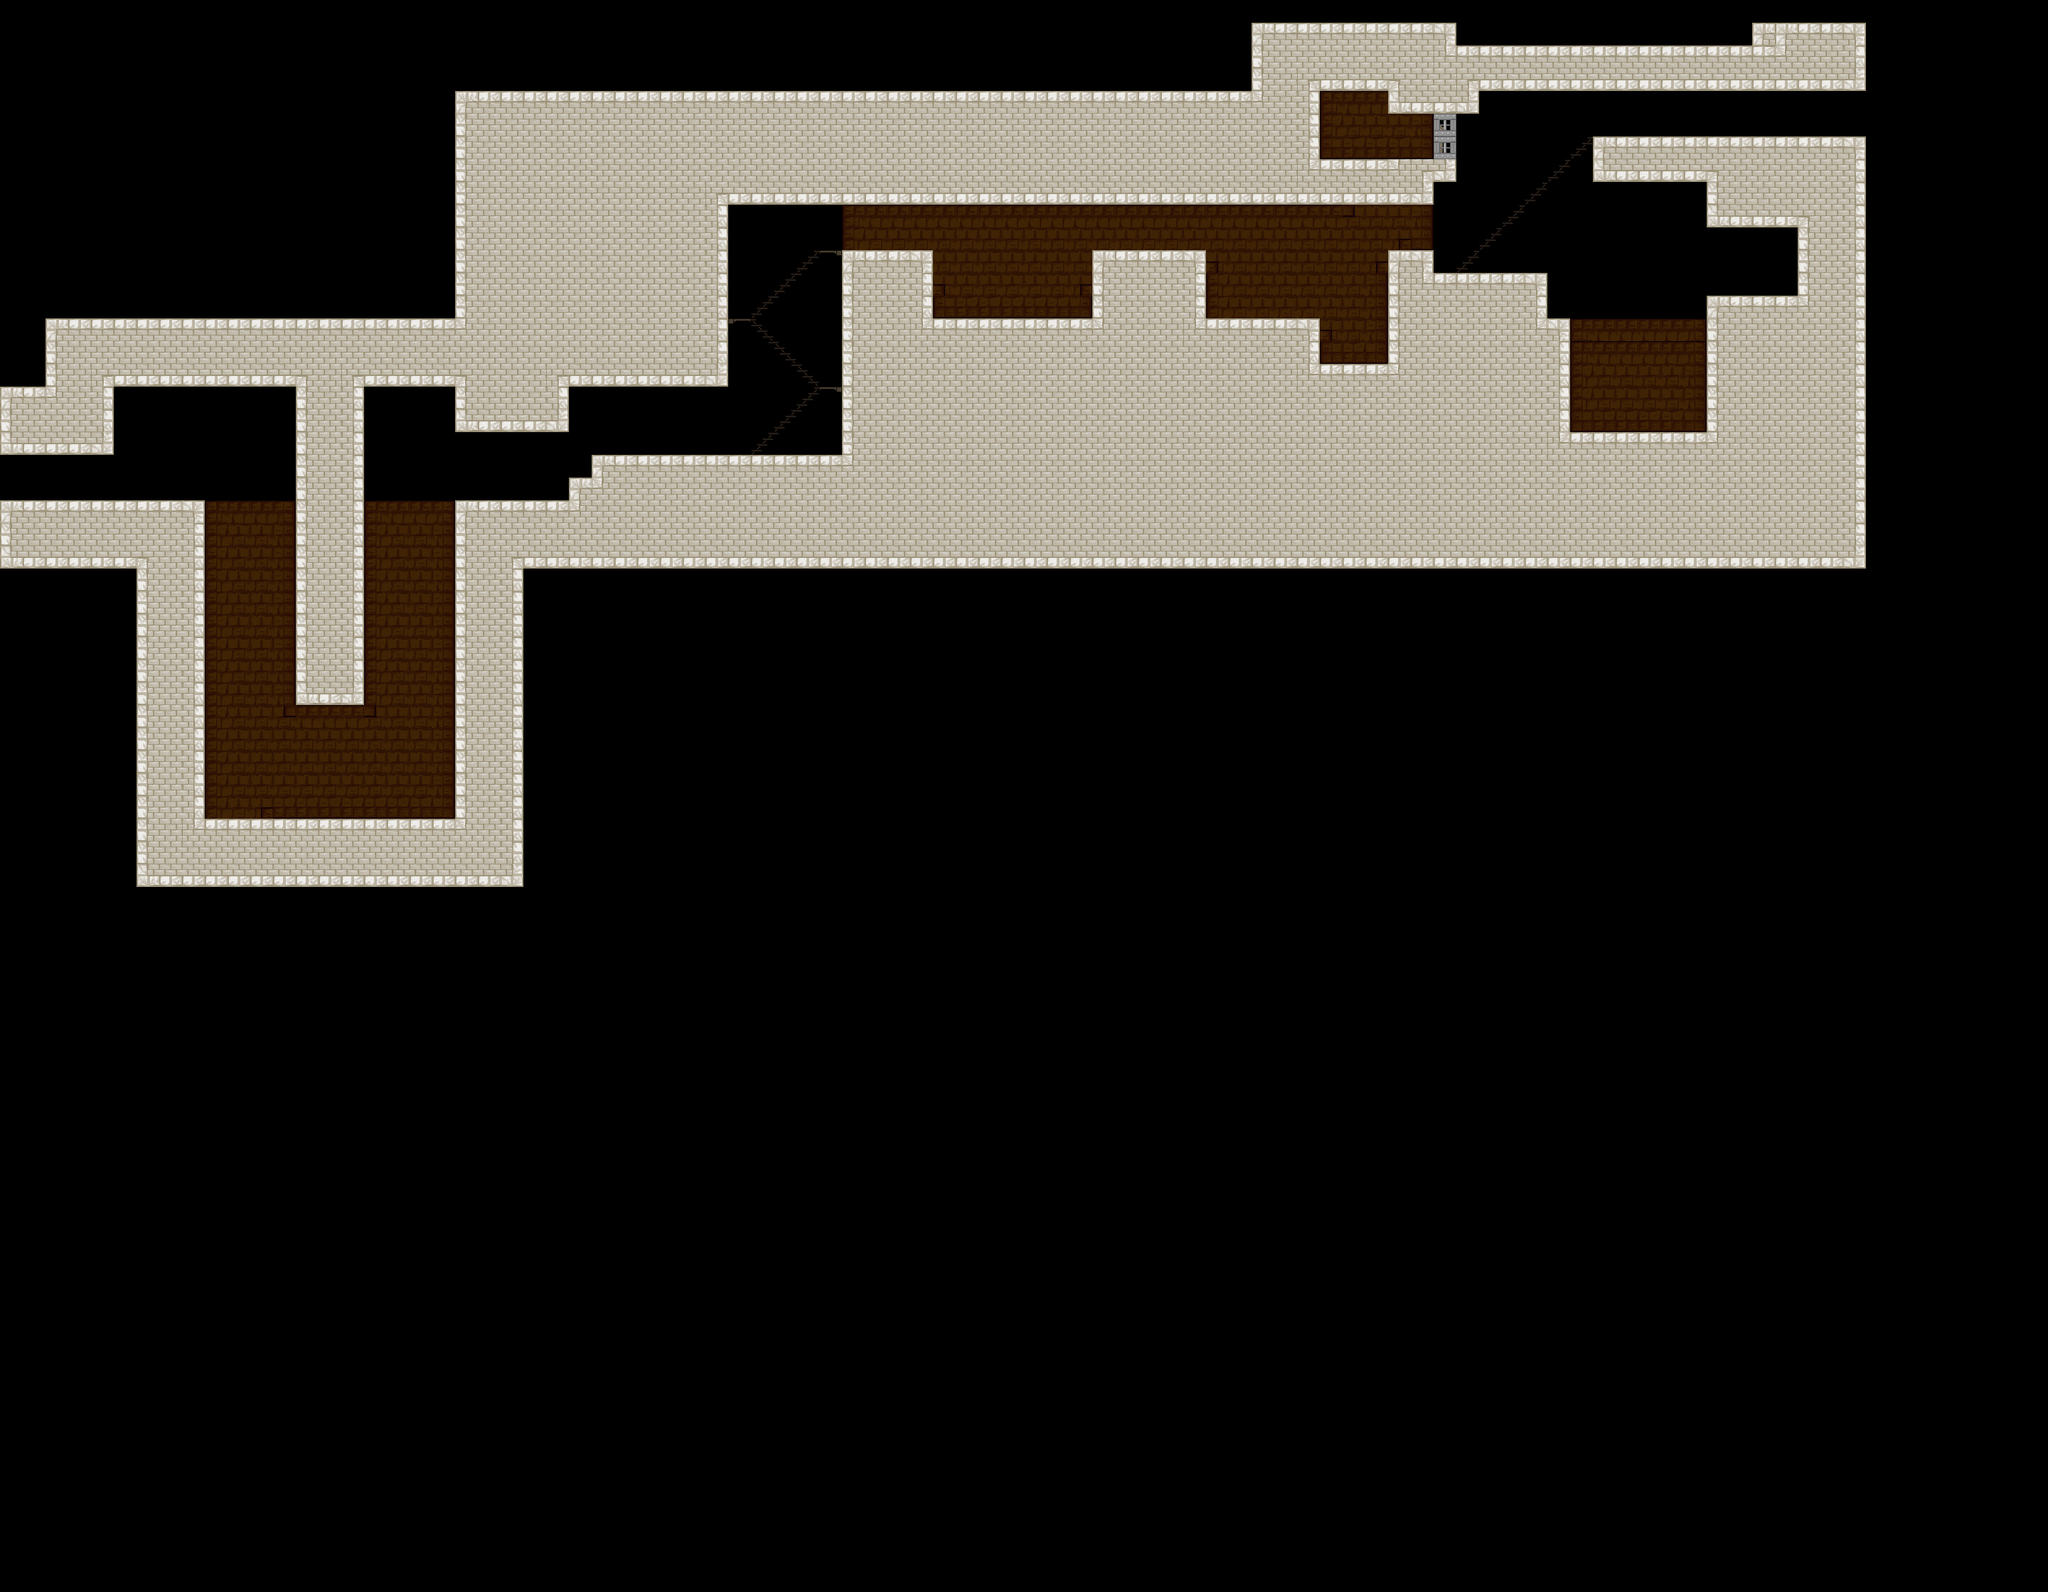

The image is a tile-based game level rendered from a .tmx file. Its description and source (layers, tilesets, objects; grid data summarised) follow:
An orthogonal 90x70 tile map with 32x32 px tiles, 5 tile layers (Background1, Background2, Background3, Foreground1, ...), 4 tilesets and 11 objects.

<map version="1.0" tiledversion="1.1.5" orientation="orthogonal" renderorder="right-down" width="90" height="70" tilewidth="32" tileheight="32" infinite="0" nextobjectid="48">
 <properties>
  <property name="unity:scale" value="0.03125" />
 </properties>
 <tileset firstgid="1" source="../../Tilesets/Example.tsx" />
 <tileset firstgid="31" source="../../Tilesets/lab.tsx" />
 <tileset firstgid="131" source="../../Tilesets/cathedral.tsx" />
 <tileset firstgid="231" source="../../Tilesets/prison.tsx" />
 <layer name="Background1" width="90" height="70">
  <properties>
   <property name="unity:sortingOrder" type="int" value="-5" />
  </properties>
  <data>[6300 cells, 0 non-empty, 0 distinct tile ids]</data>
 </layer>
 <layer name="Background2" width="90" height="70">
  <properties>
   <property name="unity:sortingOrder" type="int" value="-4" />
  </properties>
  <data>[6300 cells, 63 non-empty, 18 distinct tile ids]</data>
 </layer>
 <layer name="Background3" width="90" height="70">
  <properties>
   <property name="unity:sortingOrder" type="int" value="-3" />
  </properties>
  <data>[6300 cells, 281 non-empty, 13 distinct tile ids]</data>
 </layer>
 <layer name="Foreground1" width="90" height="70">
  <properties>
   <property name="unity:sortingOrder" type="int" value="3" />
  </properties>
  <data>[6300 cells, 1289 non-empty, 18 distinct tile ids]</data>
 </layer>
 <layer name="Foreground2" width="90" height="70">
  <properties>
   <property name="unity:sortingOrder" type="int" value="4" />
  </properties>
  <data>[6300 cells, 2 non-empty, 1 distinct tile ids]</data>
 </layer>
 <objectgroup name="walls">
  <properties>
   <property name="unity:layer" value="Obstacle" />
  </properties>
  <object id="41" x="640" y="608">
   <polyline points="0,0 160,0 160,-64 384,-64 384,-320 1376,-320 1376,-352 1408,-352 1408,-480 1984,-480 1984,-416 1600,-416 1632,-384 1600,-384 1600,-352 1760,-352 1760,-288 1888,-288 1888,-192 1760,-192 1760,0 1632,0 1600,0 1568,0 1568,-64 1568,-160 1536,-160 1536,-192 1536,-224 1376,-224 1376,-256 1312,-256 1312,-96 1216,-96 1216,-160 1056,-160 1056,-256 896,-256 896,-160 672,-160 672,-256 544,-256 544,32 192,32 192,64 160,64 160,96 0,96 0,544" />
  </object>
  <object id="45" x="2048" y="224">
   <polyline points="0,0 -192,0 -192,-96 -96,-96 -96,-64 0,-64" />
  </object>
  <object id="46" x="2016" y="160">
   <polyline points="0,0 0,64" />
  </object>
  <object id="47" x="640" y="1152">
   <polyline points="0,0 -352,0 -352,-448 -640,-448 -640,-512 -480,-512 -480,-608 -224,-608 -224,-160 -128,-160 -128,-608 0,-608 0,-544" />
  </object>
 </objectgroup>
 <objectgroup name="JumpThru">
  <properties>
   <property name="unity:layer" value="Obstacle" />
   <property name="unity:tag" value="JumpThru" />
  </properties>
  <object id="33" x="2048" y="384">
   <polyline points="0,0 192,-192" />
  </object>
  <object id="34" x="1056" y="640">
   <polyline points="0,0 96,-96" />
  </object>
  <object id="35" x="1184" y="544">
   <polyline points="0,0 -32,0" />
  </object>
  <object id="36" x="1056" y="448">
   <polyline points="0,0 96,96" />
  </object>
  <object id="37" x="1056" y="448">
   <polyline points="0,0 -32,0" />
  </object>
  <object id="38" x="1056" y="448">
   <polyline points="0,0 96,-96" />
  </object>
  <object id="39" x="1184" y="352">
   <polyline points="0,0 -32,0" />
  </object>
 </objectgroup>
</map>
